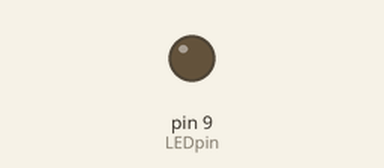
Simulated run of this sketch. Board: Arduino Uno, built with avr-gcc and run on an emulated ATmega328P. Parts: output pins drawn as LEDs (lit = HIGH).

Above: at 0.05 s.
At 2.3 s:
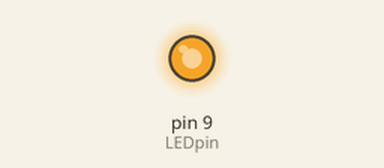
Timing chart, 0 to 8.2 s (numbered marks = the images above):
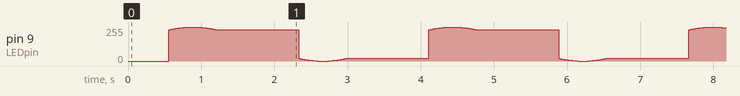

The sketch:

Light_Test.ino
```cpp
int LEDpin = 9;


void setup() {
Serial.begin(9600);
}

void loop() {
float in, out;

  for (in = 0; in < 6.283; in = in + 0.00025)
  {
    out = sin(in) * 127.5 + 127.5;

    analogWrite(LEDpin,out);

  }
}
```
